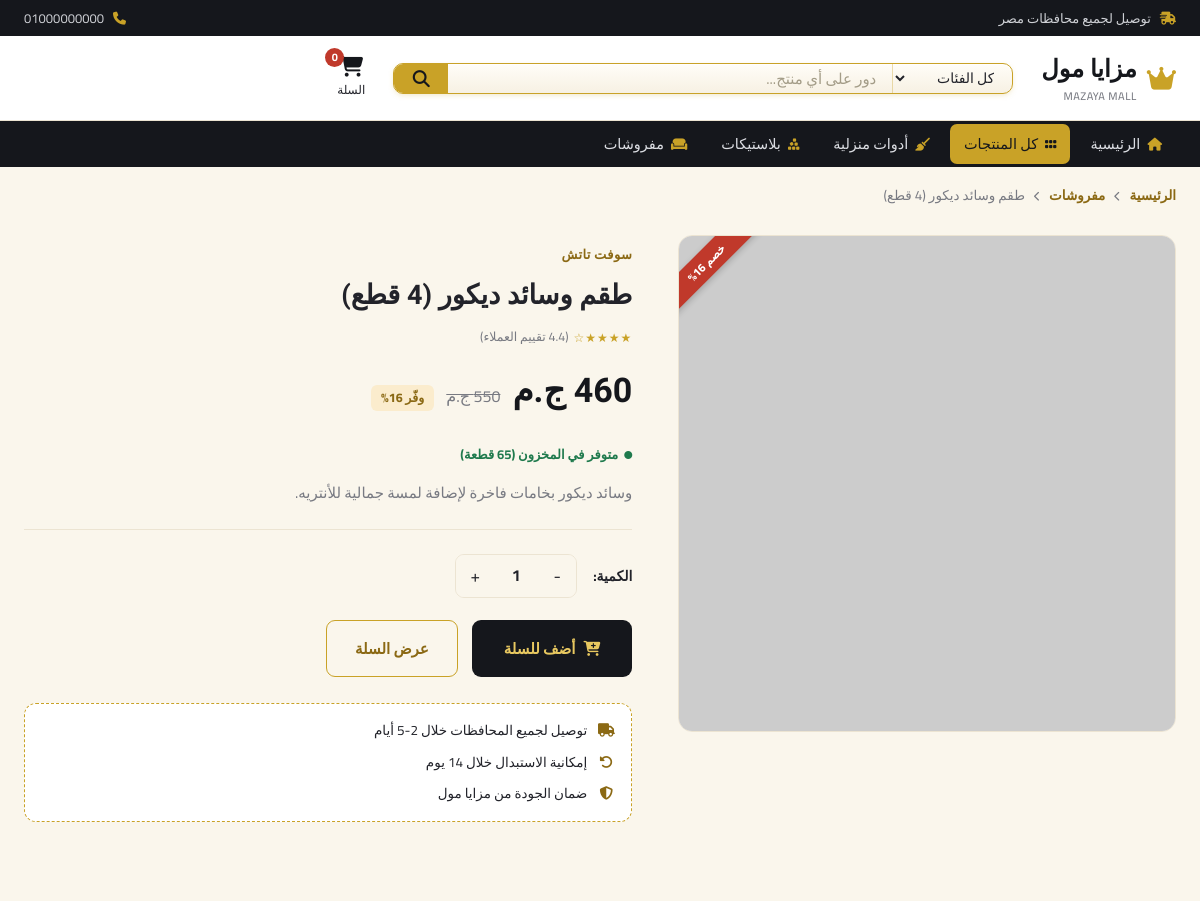
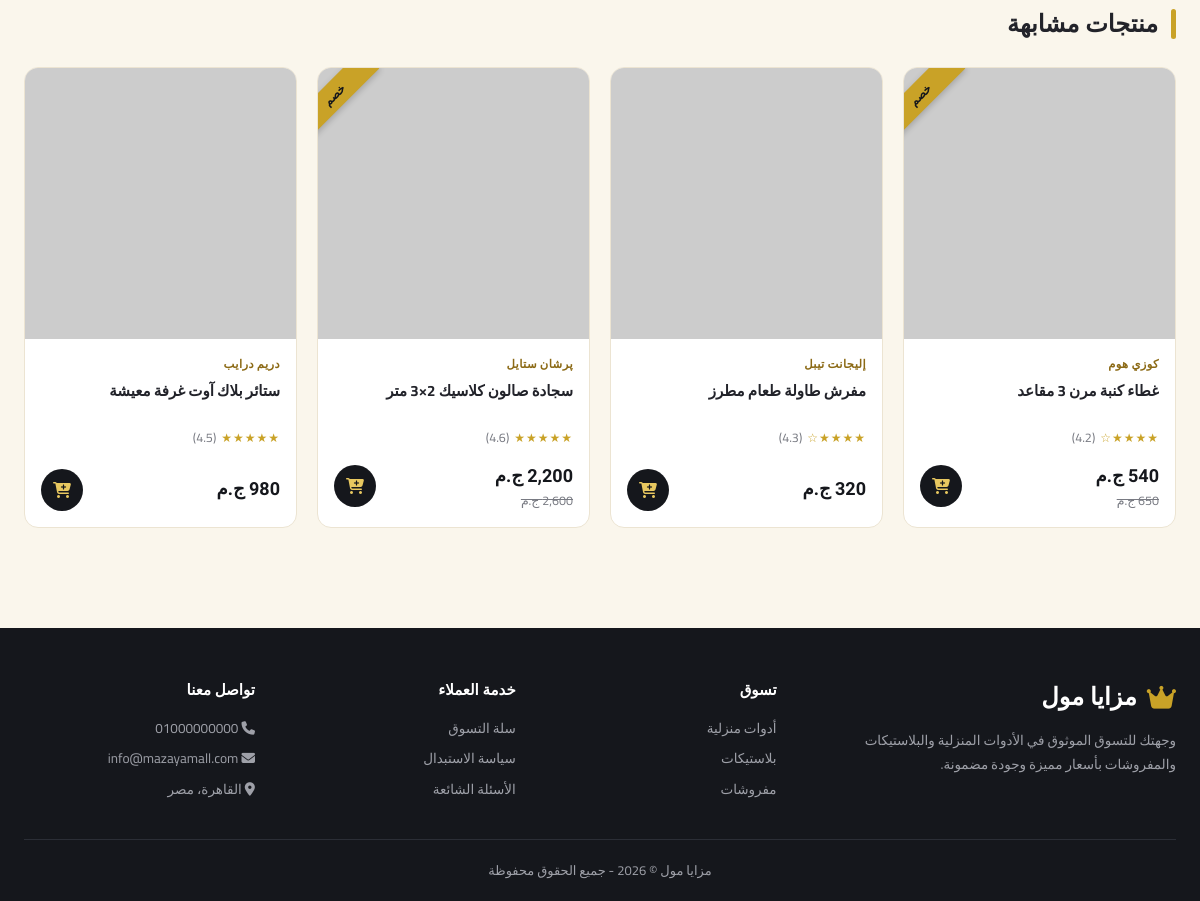
Page /product.php?id=15 on the committed database (2 pictures, top to bottom).
### tables this page shows
CREATE TABLE IF NOT EXISTS `categories` (
    `id` INT AUTO_INCREMENT PRIMARY KEY,
    `name` VARCHAR(100) NOT NULL,
    `slug` VARCHAR(50) NOT NULL UNIQUE,
    `cover` VARCHAR(500) NOT NULL,
    `description` VARCHAR(255),
    `created_at` TIMESTAMP DEFAULT CURRENT_TIMESTAMP,
    INDEX `idx_slug` (`slug`)
);

CREATE TABLE IF NOT EXISTS `products` (
    `id` INT AUTO_INCREMENT PRIMARY KEY,
    `category_id` INT NOT NULL,
    `name` VARCHAR(255) NOT NULL,
    `price` DECIMAL(10,2) NOT NULL,
    `old_price` DECIMAL(10,2) DEFAULT NULL,
    `brand` VARCHAR(100) NOT NULL,
    `image` VARCHAR(500) NOT NULL,
    `description` TEXT,
    `rating` DECIMAL(2,1) DEFAULT 4.5,
    `stock` INT DEFAULT 50,
    `created_at` TIMESTAMP DEFAULT CURRENT_TIMESTAMP,
    FOREIGN KEY (`category_id`) REFERENCES `categories`(`id`) ON DELETE CASCADE,
    INDEX `idx_category` (`category_id`),
    INDEX `idx_name` (`name`)
);

### config/helpers.php (called while the page is built, shortened)
<?php
function category_icon($slug){
    $icons = [
        'household' => 'fa-solid fa-broom',
        'plastics'  => 'fa-solid fa-cubes-stacked',
        'furnishings' => 'fa-solid fa-couch',
    ];
    return $icons[$slug] ?? 'fa-solid fa-tag';
}
function format_price($price){
    return number_format($price, 0, '', ',') . ' ج.م';
}
function star_rating($rating){
    $rating = round($rating);
    $html = '';
    for($i = 1; $i <= 5; $i++){
        $html .= $i <= $rating ? '★' : '☆';
    }
    return $html;
}
function get_product_image($image){
    if (filter_var($image, FILTER_VALIDATE_URL)) {
        return $image;
    }
    return 'uploads/' . $image;
}
?>

### product.php (the view, shortened to what this page needs)
<?php
include 'config/db.php';
include 'config/helpers.php';
$categories = $conn->query("SELECT * FROM categories ORDER BY id ASC")->fetch_all(MYSQLI_ASSOC);
$id = intval($_GET['id']);
$stmt = $conn->prepare("SELECT p.*, c.slug as cat_slug, c.name as cat_name FROM products p JOIN categories c ON p.category_id = c.id WHERE p.id = ?");
$stmt->bind_param("i", $id);
$stmt->execute();
$product = $stmt->get_result()->fetch_assoc();
$rel_stmt = $conn->prepare("SELECT * FROM products WHERE category_id = ? AND id != ? ORDER BY id DESC LIMIT 4");
$rel_stmt->bind_param("ii", $product['category_id'], $product['id']);
$rel_stmt->execute();
$related = $rel_stmt->get_result()->fetch_all(MYSQLI_ASSOC);
$active_page = 'products';
$discount_pct = $product['old_price'] ? round((($product['old_price'] - $product['price']) / $product['old_price']) * 100) : 0;
?>
<!DOCTYPE html>
<html lang="ar" dir="rtl">
<head>
    <link rel="stylesheet" href="assets/css/style.css">
    <link rel="stylesheet" href="https://cdnjs.cloudflare.com/ajax/libs/font-awesome/6.4.0/css/all.min.css">
</head>
<body>
    <?php include 'includes/header.php'; ?>
    <div class="container">
        <div class="breadcrumb">
            <a href="index.php">الرئيسية</a> <i class="fa-solid fa-chevron-left"></i>
            <a href="products.php?category=<?php echo $product['cat_slug']; ?>"><?php echo htmlspecialchars($product['cat_name']); ?></a>
            <i class="fa-solid fa-chevron-left"></i> <?php echo htmlspecialchars($product['name']); ?>
        </div>
    </div>
    <section class="product-detail">
        <div class="container">
            <div class="product-detail-grid">
                <div class="product-detail-image">
                    <?php if($discount_pct > 0): ?><div class="ribbon danger">خصم <?php echo $discount_pct; ?>%</div><?php endif; ?>
                    <img src="<?php echo htmlspecialchars(get_product_image($product['image'])); ?>" alt="<?php echo htmlspecialchars($product['name']); ?>" onerror="this.src='assets/images/placeholder.png'">
                </div>
                <div class="product-detail-info">
                    <span class="product-brand"><?php echo htmlspecialchars($product['brand']); ?></span>
                    <h1><?php echo htmlspecialchars($product['name']); ?></h1>
                    <div class="product-rating"><span class="stars"><?php echo star_rating($product['rating']); ?></span> (<?php echo $product['rating']; ?> تقييم العملاء)</div>
                    <div class="price-row" style="margin-top:16px;">
                        <span class="product-price-large"><?php echo format_price($product['price']); ?></span>
                        <?php if($product['old_price']): ?>
                        <span class="product-price-old"><?php echo format_price($product['old_price']); ?></span>
                        <span class="save-tag">وفّر <?php echo $discount_pct; ?>%</span>
                        <?php endif; ?>
                    </div>
                    <div class="stock-badge"><i class="fa-solid fa-circle"></i> متوفر في المخزون (<?php echo $product['stock']; ?> قطعة)</div>
                    <p class="product-description"><?php echo nl2br(htmlspecialchars($product['description'])); ?></p>
                    <div class="qty-row">
                        <span style="font-weight:700;font-size:14px;">الكمية:</span>
                        <div class="qty-control">
                            <button onclick="document.getElementById('detailQty').textContent = Math.max(1, parseInt(document.getElementById('detailQty').textContent)-1)">-</button>
                            <span id="detailQty">1</span>
                            <button onclick="document.getElementById('detailQty').textContent = parseInt(document.getElementById('detailQty').textContent)+1">+</button>
                        </div>
                    </div>
                    <div class="detail-actions">
                        <button class="btn-add-cart btn-large" onclick="addProductMultiple()">
                            <i class="fa-solid fa-cart-plus"></i> أضف للسلة
                        </button>
                        <a href="cart.php" class="btn-outline-gold" style="color:#8b6914;border-color:#c9a227;">عرض السلة</a>
                    </div>
                    <div class="perks-box">
                        <div><i class="fa-solid fa-truck"></i> توصيل لجميع المحافظات خلال 2-5 أيام</div>
                        <div><i class="fa-solid fa-rotate-left"></i> إمكانية الاستبدال خلال 14 يوم</div>
                        <div><i class="fa-solid fa-shield-halved"></i> ضمان الجودة من مزايا مول</div>
                    </div>
                </div>
            </div>
        </div>
    </section>
    <?php if(!empty($related)): ?>
    <section class="products-section">
        <div class="container">
            <div class="section-title-row">
                <h2 class="section-title">منتجات مشابهة</h2>
            </div>
            <div class="products-grid">
                <?php foreach($related as $r): ?>
                <div class="product-card">
                    <?php if($r['old_price']): ?><div class="ribbon">خصم</div><?php endif; ?>
                    <a href="product.php?id=<?php echo $r['id']; ?>" class="product-image">
                        <img src="<?php echo htmlspecialchars(get_product_image($r['image'])); ?>" alt="<?php echo htmlspecialchars($r['name']); ?>" onerror="this.src='assets/images/placeholder.png'">
                    </a>
                    <div class="product-info">
                        <span class="product-brand"><?php echo htmlspecialchars($r['brand']); ?></span>
                        <a href="product.php?id=<?php echo $r['id']; ?>"><h3><?php echo htmlspecialchars($r['name']); ?></h3></a>
                        <div class="product-rating"><span class="stars"><?php echo star_rating($r['rating']); ?></span> (<?php echo $r['rating']; ?>)</div>
                        <div class="product-footer">
                            <div class="price-block">
                                <span class="product-price"><?php echo format_price($r['price']); ?></span>
                                <?php if($r['old_price']): ?><span class="product-price-old"><?php echo format_price($r['old_price']); ?></span><?php endif; ?>
                            </div>
                            <button class="btn-add-cart" onclick="addToCart(<?php echo $r['id']; ?>, '<?php echo addslashes($r['name']); ?>', <?php echo $r['price']; ?>, '<?php echo addslashes($r['image']); ?>')">
                                <i class="fa-solid fa-cart-plus"></i>
                            </button>
                        </div>
                    </div>
                </div>
                <?php endforeach; ?>
            </div>
        </div>
    </section>
    <?php endif; ?>
    <?php include 'includes/footer.php'; ?>
</body>
</html>

### includes/header.php (shortened to what this page needs)
<?php
$categories = $categories ?? [];
?>
<div class="topbar">
    <div class="container">
        <span><i class="fa-solid fa-truck-fast"></i> توصيل لجميع محافظات مصر</span>
        <div class="topbar-links">
            <a href="tel:01000000000"><i class="fa-solid fa-phone"></i> 01000000000</a>
        </div>
    </div>
</div>
<header class="header">
    <div class="container">
        <a href="index.php" class="logo">
            <i class="fas fa-crown"></i>
            <span>مزايا مول<small>MAZAYA MALL</small></span>
        </a>
        <form class="search-card" action="products.php" method="get">
            <select name="category">
                <option value="">كل الفئات</option>
            </select>
            <input type="text" name="q" placeholder="دور على أي منتج..." value="<?php echo htmlspecialchars($_GET['q'] ?? ''); ?>">
            <button type="submit"><i class="fa-solid fa-magnifying-glass"></i></button>
        </form>
        <div class="header-actions">
            <a href="cart.php">
                <i class="fa-solid fa-cart-shopping"></i>
                السلة
                <span class="cart-count" id="cartCount">0</span>
            </a>
        </div>
    </div>
</header>
<nav class="catnav">
    <div class="container">
        <a href="index.php" class="<?php echo ($active_page ?? '') === 'home' ? 'active' : ''; ?>"><i class="fa-solid fa-house"></i> الرئيسية</a>
        <a href="products.php" class="<?php echo (($active_page ?? '') === 'products' && empty($_GET['category'])) ? 'active' : ''; ?>"><i class="fa-solid fa-grip"></i> كل المنتجات</a>
        <?php foreach($categories as $cat): ?>
        <a href="products.php?category=<?php echo $cat['slug']; ?>" class="<?php echo (($_GET['category'] ?? '') === $cat['slug']) ? 'active' : ''; ?>">
            <i class="<?php echo category_icon($cat['slug']); ?>"></i> <?php echo htmlspecialchars($cat['name']); ?>
        </a>
        <?php endforeach; ?>
    </div>
</nav>

### rows in the picture
categories: name "أدوات منزلية"
categories: name "بلاستيكات"
categories: name "مفروشات"
products: category.name "مفروشات", name "طقم وسائد ديكور (4 قطع)", discount_pct "16", brand "سوفت تاتش", rating "★★★★☆", rating "4.4", price "460 ج.م", old_price "550 ج.م", stock "65", description "وسائد ديكور بخامات فاخرة لإضافة لمسة جمالية للأنتريه."
products: shows "خصم", brand "كوزي هوم", name "غطاء كنبة مرن 3 مقاعد", rating "★★★★☆", rating "4.2", price "540 ج.م", old_price "650 ج.م"
products: brand "إليجانت تيبل", name "مفرش طاولة طعام مطرز", rating "★★★★☆", rating "4.3", price "320 ج.م"
products: shows "خصم", brand "پرشان ستايل", name "سجادة صالون كلاسيك 2×3 متر", rating "★★★★★", rating "4.6", price "2,200 ج.م", old_price "2,600 ج.م"
products: brand "دريم درايب", name "ستائر بلاك آوت غرفة معيشة", rating "★★★★★", rating "4.5", price "980 ج.م"
